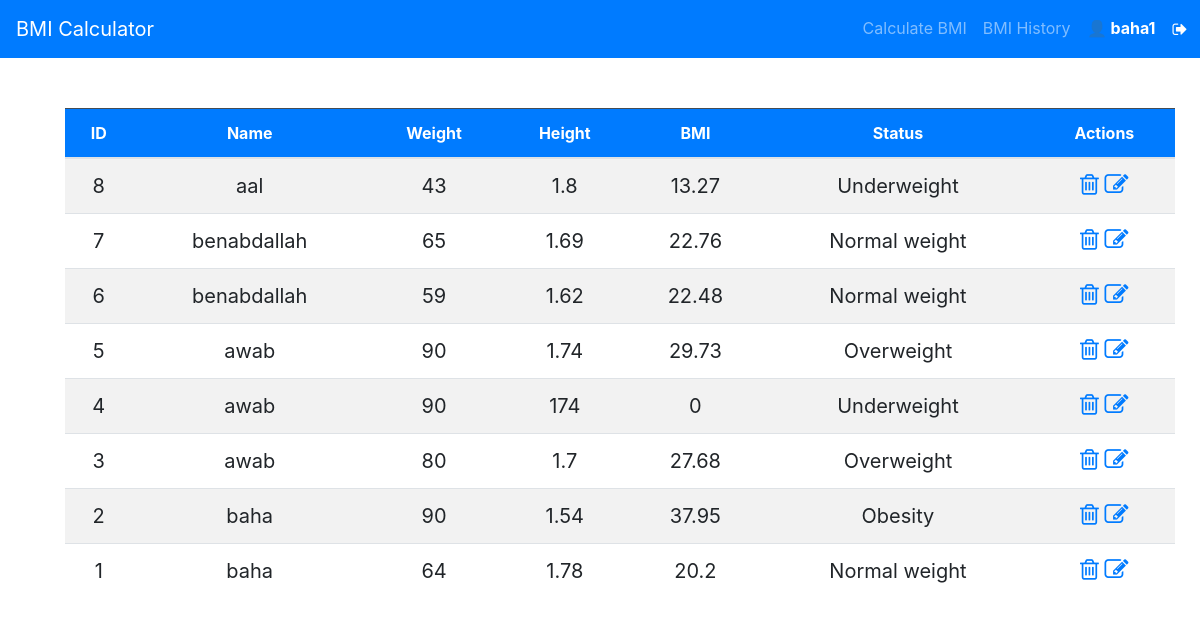
The app's page /admin/index.php (signed in) with its own data.
### tables this page shows
CREATE TABLE bmi_records (
  id int(11) NOT NULL,
  user_id int(11) NOT NULL,
  name varchar(100) NOT NULL,
  weight float NOT NULL,
  height float NOT NULL,
  bmi float NOT NULL,
  status varchar(50) NOT NULL,
  timestamp timestamp NOT NULL DEFAULT current_timestamp()
);

### public/admin/index.php (called while the page is built, shortened)
<?php
require '../../config/database.php';
require '../../app/models/BmiModel.php';
require '../../app/controllers/BmiController.php';
$db = new Database();
$model = new BmiModel($db);
$controller = new BmiController($model);
$records = $controller->getAllBmiRecords();
require '../../app/views/admin_dashboard.php';
?>

### app/controllers/BmiController.php (called while the page is built, shortened)
<?php
class BmiController
{
    private $model;
    public function __construct($model)
    {
        $this->model = $model;
    }
    public function getAllBmiRecords()
    {
        return $this->model->getAllBmiRecords();
    }
}

### app/models/BmiModel.php (called while the page is built, shortened)
<?php
class BmiModel
{
    private $db;
    public function __construct($database)
    {
        $this->db = $database;
    }
    public function getAllBmiRecords()
    {
        $query = "SELECT * FROM bmi_records ORDER BY timestamp DESC";
        $stmt = $this->db->prepare($query);
        $stmt->execute();
        return $stmt->fetchAll(PDO::FETCH_ASSOC);
    }
}

### config/database.php (called while the page is built, shortened)
<?php
class Database {
    private $host = "localhost";
    private $db_name = "bmi_db";
    private $username = "root";
    private $password = "";
    private $conn;
    public function connect() {
        $this->conn = null;
        try {
            $dsn = "mysql:host=" . $this->host . ";dbname=" . $this->db_name . ";charset=utf8mb4";
            $this->conn = new PDO($dsn, $this->username, $this->password);
            $this->conn->setAttribute(PDO::ATTR_ERRMODE, PDO::ERRMODE_EXCEPTION);
        } catch (PDOException $e) {
            error_log("Database Connection Error: " . $e->getMessage());
            return null;
        }
        return $this->conn;
    }
    public function getConnection() {
        return $this->conn;
    }
    public function prepare($sql) {
        return $this->getConnection()->prepare($sql);
    }
}
?>

### app/views/admin_dashboard.php (the view, shortened to what this page needs)
<!DOCTYPE html>
<html lang="en">
<head>
    <link rel="stylesheet" href="https://stackpath.bootstrapcdn.com/bootstrap/4.5.2/css/bootstrap.min.css">
    <link rel="stylesheet" href="https://cdnjs.cloudflare.com/ajax/libs/font-awesome/4.7.0/css/font-awesome.css"
 />
</head>
<body>
    <?php include '../../public/header.php'; ?>
    <div class="container">
        <table class="table  text-center table-striped">
            <thead class="table-dark bg-primary">
                <tr>
                    <th scope="col">ID</th>
                    <th scope="col">Name</th>
                    <th scope="col">Weight</th>
                    <th scope="col">Height</th>
                    <th scope="col">BMI</th>
                    <th scope="col">Status</th>
                    <th scope="col">Actions</th>
                </tr>
            </thead>
            <tbody style="font-size: 20px">
                <?php foreach ($records as $record): ?>
                    <tr>
                        <td><?= $record['id'] ?></td>
                        <td><?= $record['name'] ?></td>
                        <td><?= $record['weight'] ?></td>
                        <td><?= $record['height'] ?></td>
                        <td><?= round($record['bmi'], 2) ?></td>
                        <td><?= $record['status'] ?></td>
                        <td>
                            <a href="delete_bmi.php?id=<?= $record['id'] ?>" onclick="return confirm('Are you sure?')" class="link-dark"><i class="fa fa-trash-o fs-5 me-3" style="font-size:24px"></i></a>
                            <a href="#"
                                class="link-dark"
                                data-toggle="modal"
                                data-target="#editModal"
                                data-id="<?= $record['id'] ?>"
                                data-name="<?= $record['name'] ?>"
                                data-weight="<?= $record['weight'] ?>"
                                data-height="<?= $record['height'] ?>"
                                data-bmi="<?= $record['bmi'] ?>"
                                data-status="<?= $record['status'] ?>">
                                <i class="fa fa-edit fs-5" style="font-size:24px"></i>
                            </a>
                        </td>
                    </tr>
                <?php endforeach; ?>
            </tbody>
        </table>
    </div>
</body>
</html>

### app/views/admin_dashboard.php (style rules this page uses)
.container { margin: 50px; }

### records on screen
bmi_records: id "8", name "aal", weight "43", height "1.8", bmi "13.27", status "Underweight"
bmi_records: id "7", name "benabdallah", weight "65", height "1.69", bmi "22.76", status "Normal weight"
bmi_records: id "6", name "benabdallah", weight "59", height "1.62", bmi "22.48", status "Normal weight"
bmi_records: id "5", name "awab", weight "90", height "1.74", bmi "29.73", status "Overweight"
bmi_records: id "4", name "awab", weight "90", height "174", bmi "0", status "Underweight"
bmi_records: id "3", name "awab", weight "80", height "1.7", bmi "27.68", status "Overweight"
bmi_records: id "2", name "baha", weight "90", height "1.54", bmi "37.95", status "Obesity"
bmi_records: id "1", name "baha", weight "64", height "1.78", bmi "20.2", status "Normal weight"

### other values on screen
$_SESSION['username'] "baha1"
